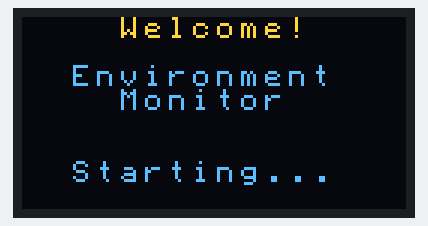
Recording of a sketch running on a simulated Arduino Uno, built with avr-gcc and run on an emulated ATmega328P. Parts: 128×64 one-colour display. The OLED is the two-colour kind (top 16 rows yellow).

Above: at 0.2 s.
At 4.2 s:
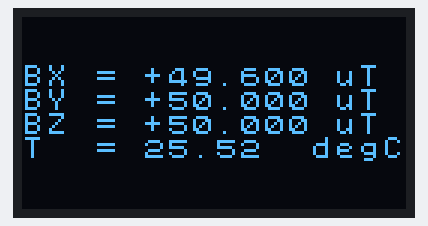
At 11.2 s:
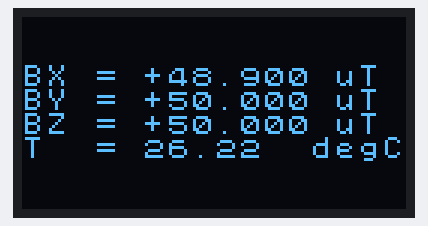
At 20.2 s:
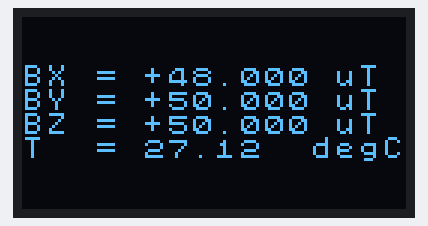
At 26.2 s:
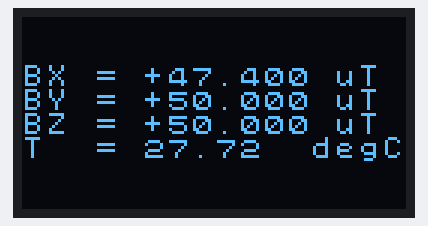
At 36.2 s:
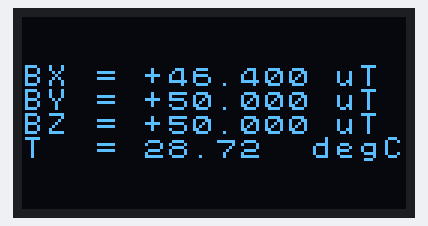

Measured:
- what the display in image 0 shows lasts 3.0 s, from 0.2 s to 3.2 s
- what the display in image 3 shows lasts 1.0 s, from 20.1 s to 21.1 s

The sketch:

Test_06_OLED_morecomplex.ino
```cpp
#include <U8x8lib.h>
#include <Wire.h>

U8X8_SSD1306_128X64_NONAME_HW_I2C u8x8(U8X8_PIN_NONE);

unsigned long currentMillis = 0;              // Current time elapsed since program started in ms
unsigned long currentRelativeMillis = 0;      // Relative time after resetting the zeroRelativeMillis variable
unsigned long zeroRelativeMillis = 0;         // Zero of relative time
const unsigned long samplingInterval = 1000;    // How often to take a data sample in ms (must be >25ms, since this is time needed to update OLED screen in loop)
unsigned long previousSampledMillis = 0;      // Time at which previous sample was acquired
const unsigned long screenUpdateInterval = 100;
unsigned long previousScreenUpdateMillis = 0;
char result1[7]; // Preallocate character arrays for text to appear on screen
char result2[7];
char result3[7];
char result4[7];
float BX = 50.000;
float BY = 50.000;
float BZ = 50.000;
float T = 25.12;

void setup(void)
{
  // Start OLED display screen, and display a welcome message /////
  u8x8.begin();
  u8x8.setPowerSave(0);
  u8x8.setFont(u8x8_font_victoriamedium8_r);
  u8x8.drawString(4, 0, "Welcome!");
  u8x8.drawString(2, 2, "Environment");
  u8x8.drawString(4, 3, "Monitor");
  u8x8.drawString(2, 6, "Starting...");
  /////////////////////////////////////////////////////////////////

  delay(3000);

  // Initialise parameters on the OLED display screen /////////////
  u8x8.clearDisplay();
  //u8x8.drawString(0, 0, "Lock Disabled");
  //u8x8.drawString(0, 1, "PID Within Lims ");
  u8x8.drawString(0, 2, "BX = ");
  u8x8.drawString(5, 2, "50.000");
  u8x8.drawString(13, 2, "uT");
  u8x8.drawString(0, 3, "BY = ");
  u8x8.drawString(5, 3, "55.000");
  u8x8.drawString(13, 3, "uT");
  u8x8.drawString(0, 4, "BZ = ");
  u8x8.drawString(5, 4, "58.000");
  u8x8.drawString(13, 4, "uT");
  u8x8.drawString(0, 5, "T  = ");
  u8x8.drawString(5, 5, "26.15");
  u8x8.drawString(12, 5, "degC");
  /////////////////////////////////////////////////////////////////
  u8x8.setFont(u8x8_font_chroma48medium8_r);
}

void loop(void)
{

  currentMillis = millis();
  currentRelativeMillis = currentMillis - zeroRelativeMillis;

  // When sampling interval has elapsed, go into this loop, take data points, and update PID ////////////////////////////////////
  if ((currentRelativeMillis - previousSampledMillis) >= samplingInterval) {
    BX -= 0.1;
    T += 0.1;
    BX = bound(BX, -70, 70);
    BY = bound(BY, -70, 70);
    BZ = bound(BZ, -70, 70);
    previousSampledMillis += samplingInterval; // Keep track of time
  }

  if ((currentRelativeMillis - previousScreenUpdateMillis) >= screenUpdateInterval) {

    // Convert floats to character arrays, so that they can be printed to screen
    dtostrf(BX, 5, 3, result1);
    dtostrf(BY, 5, 3, result2);
    dtostrf(BZ, 5, 3, result3);
    dtostrf(T,  5, 2, result4);

    if (BX >= 0) {
      u8x8.drawString(5, 2, "+");
      u8x8.drawString(6, 2, result1);
    }
    else {
      u8x8.drawString(5, 2, result1);
    }

    if (BY >= 0) {
      u8x8.drawString(5, 3, "+");
      u8x8.drawString(6, 3, result2);
    }
    else {
      u8x8.drawString(5, 3, result2);
    }

    if (BZ >= 0) {
      u8x8.drawString(5, 4, "+");
      u8x8.drawString(6, 4, result3);
    }
    else {
      u8x8.drawString(5, 4, result3);
    }

    u8x8.drawString(5, 5, result4);

    previousScreenUpdateMillis += screenUpdateInterval;
  }
  delay(10);

}

// A function just to make sure output stays within some limits //////////////////////////////////////////////////////////////////
float bound(float x, float x_min, float x_max) {
  if (x < x_min) {
    x = x_min;
  }
  if (x > x_max) {
    x = x_max;
  }
  return x;
}
///////////////////////////////////////////////////////////////////////////////////////////////////////////////////////////////
```
